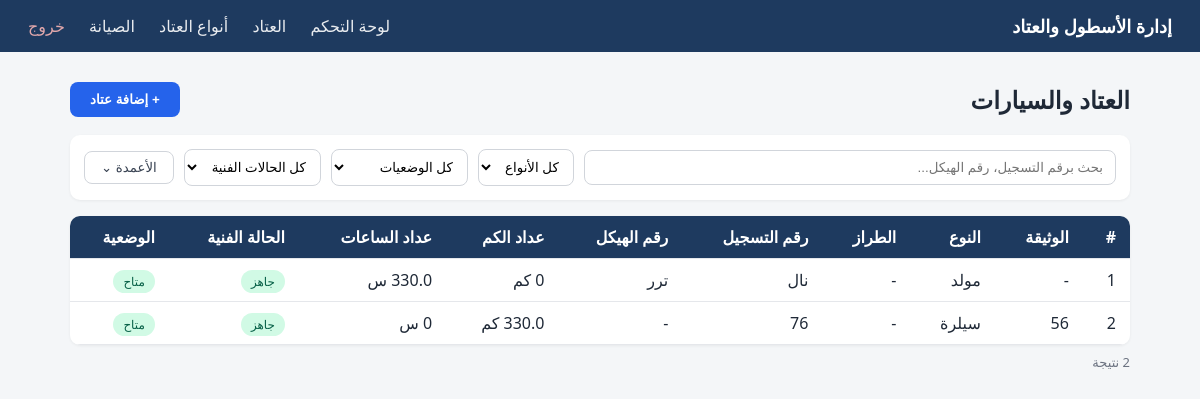
/equipment (signed in), run on an earlier commit of the app's database.
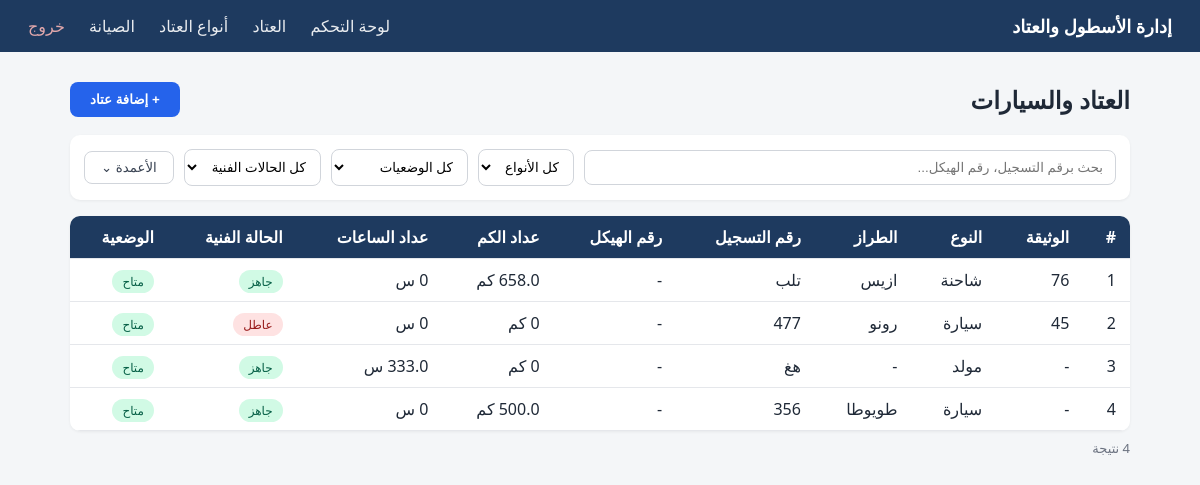
And on a later commit of the database.
### app/modules/equipment/models.py (models this page shows)
class Equipment(Base, AuditMixin):
    __tablename__ = "equipment"
    id = Column(Integer, primary_key=True, index=True)
    asset_code = Column(String(50), unique=True, index=True, nullable=False)
    acquisition_document = Column(String(100), nullable=True)
    registration_number = Column(String(30), unique=True, index=True, nullable=True)
    vin = Column(String(50), unique=True, nullable=True)
    equipment_type_id = Column(Integer, ForeignKey("equipment_types.id"), nullable=False)
    equipment_model_id = Column(Integer, ForeignKey("equipment_models.id"), nullable=True)
    equipment_type = relationship("EquipmentType")
    equipment_model = relationship("EquipmentModel")
    acquisition_date = Column(Date, nullable=True)
    technical_condition = Column(String(20), nullable=False, default="ready")
    operational_status = Column(String(30), nullable=False, default="available")
    current_odometer = Column(Numeric(10, 1), nullable=True, default=0)
    current_hours = Column(Numeric(10, 1), nullable=True, default=0)
    notes = Column(String(500), nullable=True)

### app/modules/equipment_types/models.py (models this page shows)
class EquipmentType(Base, TimestampMixin):
    __tablename__ = "equipment_types"
    id = Column(Integer, primary_key=True, index=True)
    name = Column(String(80), unique=True, nullable=False)
    measurement_unit = Column(String(10), nullable=False)  # "km" أو "hours" — إجباري، بدون قيمة افتراضية
    models = relationship(
        "EquipmentModel", back_populates="equipment_type", cascade="all, delete-orphan"
    )

class EquipmentModel(Base, TimestampMixin):
    __tablename__ = "equipment_models"
    __table_args__ = (
        UniqueConstraint("equipment_type_id", "name", name="uq_model_per_type"),
    )
    id = Column(Integer, primary_key=True, index=True)
    name = Column(String(80), nullable=False)
    equipment_type_id = Column(Integer, ForeignKey("equipment_types.id"), nullable=False)
    equipment_type = relationship("EquipmentType", back_populates="models")

### app/modules/equipment/router.py (the view)
@router.get("/equipment", response_class=HTMLResponse)
def equipment_page(
    request: Request,
    db: Session = Depends(get_db),
    current_user: User = Depends(get_current_user),
):
    items = services.list_equipment(db)
    types = type_services.list_types(db)
    return templates.TemplateResponse(
        "equipment_list.html",
        {"request": request, "items": items, "types": types, "user": current_user},
    )

### app/modules/equipment/templates/equipment_list.html (shortened to what this page needs)
{% extends "base.html" %}
{% block content %}
<div class="page-header">
    <h2>العتاد والسيارات</h2>
    <button type="button" class="btn-primary" onclick="toggleAddForm()">+ إضافة عتاد</button>
</div>
<div class="toolbar">
    <input type="text" id="search-input" class="search-box" placeholder="بحث برقم التسجيل، رقم الهيكل...">
    <select id="filter-type">
        <option value="">كل الأنواع</option>
    </select>
    <select id="filter-status">
        <option value="">كل الوضعيات</option>
    </select>
    <select id="filter-condition">
        <option value="">كل الحالات الفنية</option>
    </select>
    <div class="columns-toggle">
        <button type="button" class="btn-outline" onclick="toggleColumnsMenu()">الأعمدة ⌄</button>
    </div>
</div>
<div class="table-wrap">
<table class="data-table modern-table" id="equipment-table">
    <thead>
        <tr>
            <th>#</th>
            <th class="col-doc">الوثيقة</th>
            <th>النوع</th>
            <th class="col-model">الطراز</th>
            <th class="col-reg">رقم التسجيل</th>
            <th class="col-vin">رقم الهيكل</th>
            <th class="col-odo">عداد الكم</th>
            <th class="col-hours">عداد الساعات</th>
            <th>الحالة الفنية</th>
            <th>الوضعية</th>
        </tr>
    </thead>
    <tbody>
        {% for item in items %}
        <tr class="data-row" onclick="openEquipment({{ item.id }})" style="cursor:pointer;"
            data-type="{{ item.equipment_type.name if item.equipment_type else '' }}"
            data-status="{% if item.operational_status == 'available' %}متاح{% elif item.operational_status == 'in_mission' %}في مهمة{% elif item.operational_status == 'in_maintenance' %}في الصيانة{% elif item.operational_status == 'in_external_workshop' %}في ورشة خارجية{% else %}غير متاح{% endif %}"
            data-condition="{{ 'جاهز' if item.technical_condition == 'ready' else 'عاطل' }}"
            data-search="{{ item.registration_number or '' }} {{ item.vin or '' }}">
            <td class="row-number">{{ loop.index }}</td>
            <td class="col-doc">{{ item.acquisition_document or "-" }}</td>
            <td>{{ item.equipment_type.name if item.equipment_type else "-" }}</td>
            <td class="col-model">{{ item.equipment_model.name if item.equipment_model else "-" }}</td>
            <td class="col-reg">{{ item.registration_number or "-" }}</td>
            <td class="col-vin">{{ item.vin or "-" }}</td>
            <td class="col-odo">{{ item.current_odometer or 0 }} كم</td>
            <td class="col-hours">{{ item.current_hours or 0 }} س</td>
            <td>
                <span class="badge badge-condition-{{ item.technical_condition }}">
                    {{ "جاهز" if item.technical_condition == "ready" else "عاطل" }}
                </span>
            </td>
            <td>
                <span class="badge badge-status-{{ item.operational_status }}">
                    {% if item.operational_status == "available" %}متاح
                    {% elif item.operational_status == "in_mission" %}في مهمة
                    {% elif item.operational_status == "in_maintenance" %}في الصيانة
                    {% elif item.operational_status == "in_external_workshop" %}في ورشة خارجية
                    {% else %}غير متاح
                    {% endif %}
                </span>
            </td>
        </tr>
        {% else %}
        <tr><td colspan="10" class="empty">لا يوجد عتاد مسجّل بعد</td></tr>
        {% endfor %}
    </tbody>
</table>
</div>
<p class="results-count" id="results-count"></p>
{% endblock %}

### web/templates/base.html (shortened to what this page needs)
<!DOCTYPE html>
<html lang="ar" dir="rtl">
<head>
    <link rel="stylesheet" href="/static/css/style.css">
</head>
<body>
    <nav class="navbar">
        <div class="nav-brand">إدارة الأسطول والعتاد</div>
        <div class="nav-links">
            <a href="/dashboard">لوحة التحكم</a>
            <a href="/equipment">العتاد</a>
            <a href="/equipment-types">أنواع العتاد</a>
			<a href="/maintenance">الصيانة</a>
            <a href="/logout" class="nav-logout">خروج</a>
        </div>
    </nav>
    <main class="container">
        {% block content %}{% endblock %}
    </main>
</body>
</html>

### static/css/style.css (style rules this page uses)
* { box-sizing: border-box; margin: 0; padding: 0; }
body { font-family: "Segoe UI", Tahoma, sans-serif; background: #f4f6f8; color: #1f2937; }
.navbar { display: flex; justify-content: space-between; align-items: center; background: #1e3a5f; color: #fff; padding: 14px 28px; }
.nav-brand { font-weight: 700; font-size: 18px; }
.nav-links a { color: #fff; text-decoration: none; margin-inline-start: 20px; opacity: 0.9; }
.nav-logout { color: #f8b4b4 !important; }
.container { max-width: 1100px; margin: 30px auto; padding: 0 20px; }
button { background: #1e3a5f; color: #fff; border: none; padding: 9px 18px; border-radius: 6px; cursor: pointer; }
.data-table { width: 100%; border-collapse: collapse; background: #fff; border-radius: 8px; overflow: hidden; }
.data-table th, .data-table td { padding: 10px 14px; text-align: right; border-bottom: 1px solid #e5e7eb; }
.data-table th { background: #eef2f7; font-weight: 600; }
.badge { padding: 3px 10px; border-radius: 12px; font-size: 12px; background: #e5e7eb; }
.badge-condition-ready { background: #d1fae5; color: #065f46; }
.badge-condition-broken { background: #fee2e2; color: #991b1b; }
.badge-status-available { background: #d1fae5; color: #065f46; }
.page-header { display: flex; justify-content: space-between; align-items: center; margin-bottom: 18px; }
.btn-primary { background: #2563eb; color: #fff; border: none; padding: 10px 20px; border-radius: 8px; cursor: pointer; font-weight: 600; }
.btn-outline { background: #fff; color: #374151; border: 1px solid #d1d5db; padding: 8px 16px; border-radius: 8px; cursor: pointer; }
.toolbar { display: flex; flex-wrap: wrap; gap: 10px; align-items: center; background: #fff; padding: 14px; border-radius: 10px; margin-bottom: 16px; box-shadow: 0 1px 3px rgba(0,0,0,0.06); }
.search-box { flex: 1; min-width: 200px; padding: 9px 12px; border: 1px solid #d1d5db; border-radius: 8px; }
.toolbar select { padding: 9px 10px; border: 1px solid #d1d5db; border-radius: 8px; background: #fff; }
.columns-toggle { position: relative; }
.table-wrap { overflow-x: auto; border-radius: 10px; box-shadow: 0 1px 3px rgba(0,0,0,0.06); }
.modern-table { min-width: 900px; }
.modern-table thead th { background: #1e3a5f; color: #fff; font-weight: 600; position: sticky; top: 0; }
.results-count { color: #6b7280; font-size: 13px; margin-top: 8px; }

What changed in the data, as far as the page shows it:
removed Equipment: acquisition_document "56", equipment_type "سيلرة", equipment_model "-", registration_number "76", vin "-", current_odometer "330.0", technical_condition "جاهز", operational_status "متاح"
added Equipment: acquisition_document "76", equipment_type "شاحنة", equipment_model "ازيس", registration_number "تلب", vin "-", current_odometer "658.0", technical_condition "جاهز", operational_status "متاح"
added Equipment: acquisition_document "45", equipment_type "سيارة", equipment_model "رونو", registration_number "477", vin "-", current_odometer "0", technical_condition "عاطل", operational_status "متاح"
changed Equipment "مولد": registration_number "نال" → "هغ"; vin "ترر" → "-"
added Equipment: acquisition_document "-", equipment_type "سيارة", equipment_model "طويوطا", registration_number "356", vin "-", current_odometer "500.0", technical_condition "جاهز", operational_status "متاح"
Also different on the page:
text written by a page script: "2 نتيجة" → "4 نتيجة"
